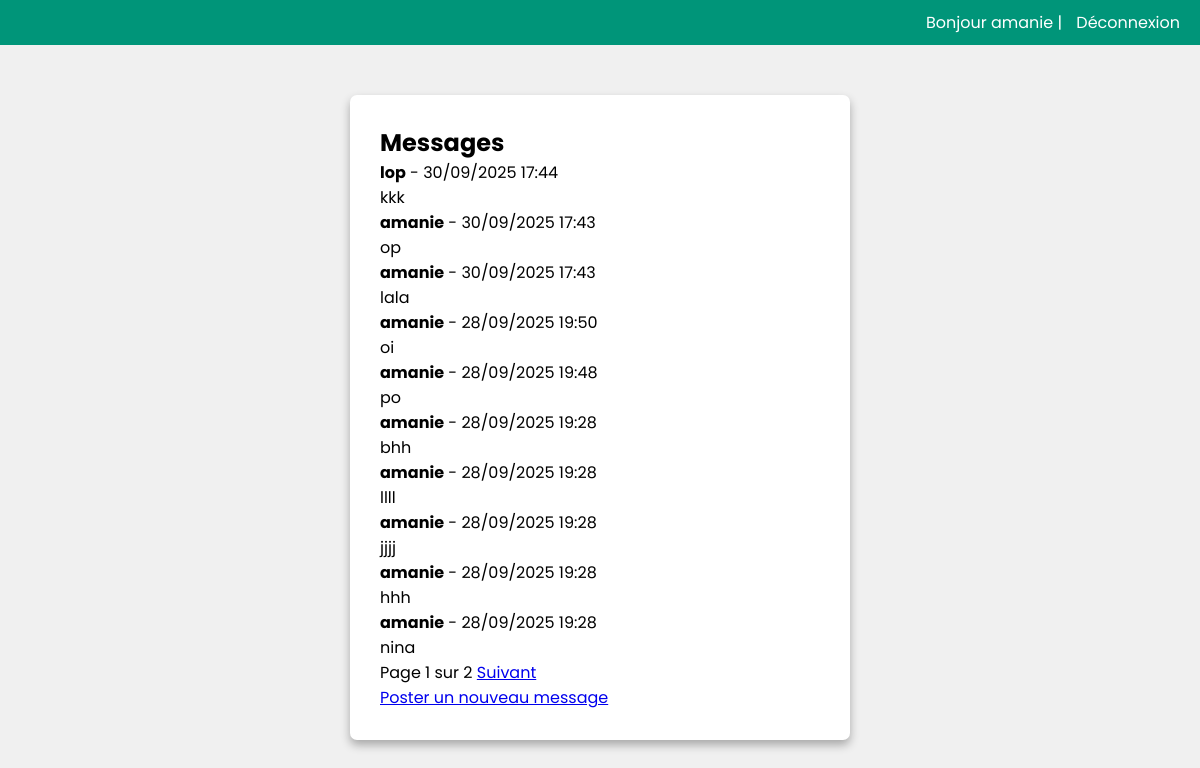
The app's page /publications/ (signed in) with its own data.
### publications/models.py (models this page shows, shortened)
class Publications(models.Model):
    auteur = models.ForeignKey(User, on_delete=models.CASCADE)
    contenu = models.TextField(max_length=500)
    date_creation = models.DateTimeField(auto_now_add=True)
    class Meta:
        ordering = ['-date_creation']  # ordre antéchronologique par défaut

### publications/views.py (the view)
# urls.py: path('', views.liste_messages, name='liste_messages'),
@login_required
def liste_messages(request):
    messages_list = Publications.objects.all()
    paginator = Paginator(messages_list, 10)
    page_number = request.GET.get("page")
    page_obj = paginator.get_page(page_number)
    return render(request, "publications.html", {"page_obj": page_obj})

### templates/Publications.html (shortened to what this page needs)
{% extends "base.html" %}
{% block content %}
<h2>Messages</h2>
{% for msg in page_obj %}
    <div class="message">
        <strong>{{ msg.auteur.username }}</strong> - {{ msg.date_creation|date:"d/m/Y H:i" }}<br>
        {{ msg.contenu }}
    </div>
{% empty %}
    <p>Aucun message pour l’instant.</p>
{% endfor %}
<div class="pagination">
    <span>Page {{ page_obj.number }} sur {{ page_obj.paginator.num_pages }}</span>
    {% if page_obj.has_next %}
        <a href="?page={{ page_obj.next_page_number }}">Suivant</a>
    {% endif %}
</div>
<a href="{% url 'ajouter' %}" class="btn">Poster un nouveau message</a>
{% endblock %}

### templates/base.html (shortened to what this page needs)
<!DOCTYPE html>
<html lang="fr">
<head>
</head>
<body>
    <header>
        {% if request.user.is_authenticated %}
            Bonjour {{ request.user.username }} |
            <a href="{% url 'deconnexion' %}">Déconnexion</a>
        {% endif %}
    </header>
    <div class="container">
        {% block content %}{% endblock %}
    </div>
</body>
</html>

### templates/base.html (style rules this page uses)
* { margin:0; padding:0; box-sizing:border-box; font-family:'Poppins', sans-serif; }
body { min-height:100vh; width:100%; background:#f0f0f0; }
header { background:#009579; padding:10px 20px; text-align:right; color:#fff; }
header a { color:#fff; text-decoration:none; margin-left:10px; }
.container { max-width: 500px; margin: 50px auto; background:#fff; padding:30px; border-radius:7px; box-shadow:0 5px 10px rgba(0,0,0,0.3); }

### records on screen
Publications: auteur.username "lop", date_creation "30/09/2025 17:44", contenu "kkk"
Publications: auteur.username "amanie", date_creation "30/09/2025 17:43", contenu "op"
Publications: auteur.username "amanie", date_creation "30/09/2025 17:43", contenu "lala"
Publications: auteur.username "amanie", date_creation "28/09/2025 19:50", contenu "oi"
Publications: auteur.username "amanie", date_creation "28/09/2025 19:48", contenu "po"
Publications: auteur.username "amanie", date_creation "28/09/2025 19:28", contenu "bhh"
Publications: auteur.username "amanie", date_creation "28/09/2025 19:28", contenu "llll"
Publications: auteur.username "amanie", date_creation "28/09/2025 19:28", contenu "jjjj"
Publications: auteur.username "amanie", date_creation "28/09/2025 19:28", contenu "hhh"
Publications: auteur.username "amanie", date_creation "28/09/2025 19:28", contenu "nina"

### other values on screen
{{ request.user.username }} "amanie"
{{ page_obj.number }} "1"
{{ page_obj.paginator.num_pages }} "2"
